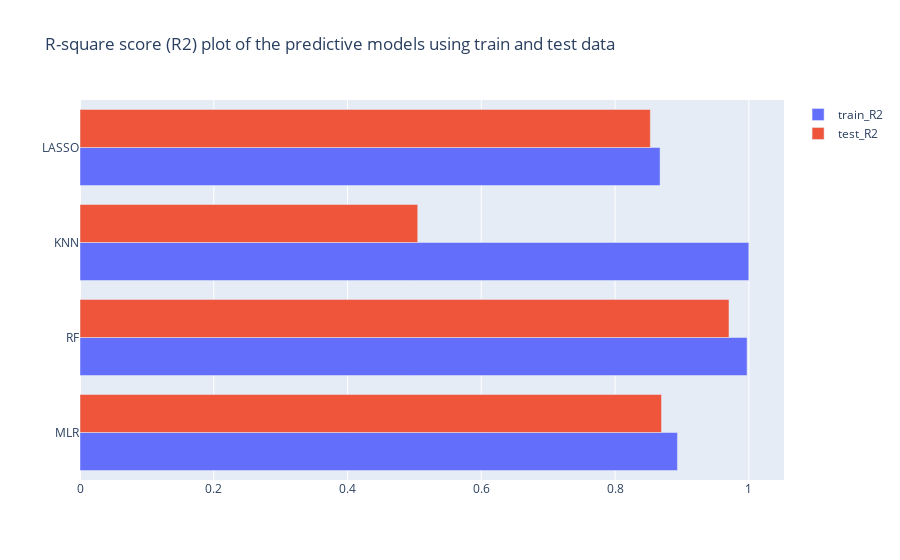

This figure's notebook cell:
### Code cell
y=['MLR', 'RF', 'KNN', 'LASSO']
x1= r_Model.loc['train_R2']
x2= r_Model.loc['test_R2']

trace1 = go.Bar(y=y, x=x1, name='train_R2', orientation='h')
trace2 = go.Bar(y=y, x=x2, name='test_R2', orientation='h')

data = [trace1, trace2]

layout = go.Layout(barmode='group', title='R-square score (R2) plot of the predictive models using train and test data')

fig = go.Figure(data=data, layout=layout)
fig.show()

### Figure 1 — Plotly figure (JSON) as saved in the notebook; plotly's stock layout.template omitted (floating-point values rounded to 4 significant figures)
{"data": [{"name": "train_R2", "orientation": "h", "type": "bar", "x": [0.8933, 0.9974, 1.0, 0.8673], "y": ["MLR", "RF", "KNN", "LASSO"]}, {"name": "test_R2", "orientation": "h", "type": "bar", "x": [0.8695, 0.9704, 0.505, 0.8528], "y": ["MLR", "RF", "KNN", "LASSO"]}], "layout": {"barmode": "group", "title": {"text": "R-square score (R2) plot of the predictive models using train and test data"}}}
